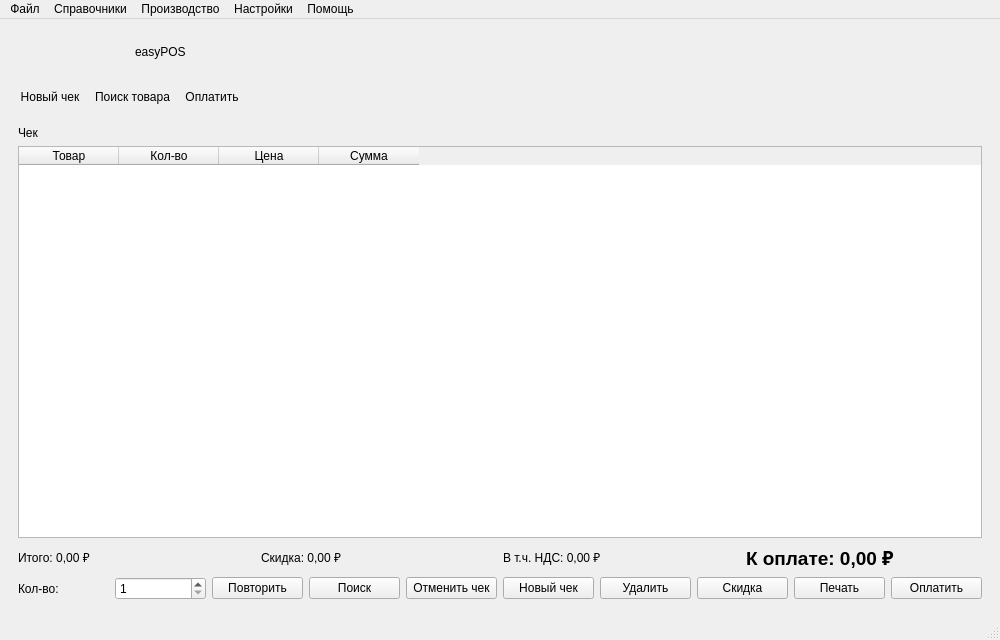
<?xml version="1.0" encoding="UTF-8"?>
<ui version="4.0">
 <class>MainWindow</class>
 <widget class="QMainWindow" name="MainWindow">
  <property name="geometry">
   <rect>
    <x>0</x>
    <y>0</y>
    <width>1000</width>
    <height>640</height>
   </rect>
  </property>
  <property name="windowTitle">
   <string>easyPOS - Касса</string>
  </property>
  <widget class="QWidget" name="centralwidget">
   <layout class="QVBoxLayout" name="centralLayout">
    <item>
     <layout class="QHBoxLayout" name="brandingBarLayout">
      <item>
       <widget class="QLabel" name="brandingLogoLabel">
        <property name="minimumSize">
         <size>
          <width>120</width>
          <height>48</height>
         </size>
        </property>
        <property name="maximumSize">
         <size>
          <width>200</width>
          <height>60</height>
         </size>
        </property>
        <property name="scaledContents">
         <bool>true</bool>
        </property>
        <property name="alignment">
         <set>Qt::AlignLeft|Qt::AlignVCenter</set>
        </property>
       </widget>
      </item>
      <item>
       <widget class="QLabel" name="brandingAppNameLabel">
        <property name="text">
         <string>easyPOS</string>
        </property>
        <property name="alignment">
         <set>Qt::AlignLeft|Qt::AlignVCenter</set>
        </property>
       </widget>
      </item>
      <item>
       <spacer name="brandingBarSpacer">
        <property name="orientation">
         <enum>Qt::Horizontal</enum>
        </property>
        <property name="sizeHint" stdset="0">
         <size>
          <width>40</width>
          <height>20</height>
         </size>
        </property>
       </spacer>
      </item>
     </layout>
    </item>
    <item>
     <widget class="QToolBar" name="mainToolBar">
      <property name="movable">
       <bool>true</bool>
      </property>
      <property name="windowTitle">
       <string>Панель инструментов</string>
      </property>
      <attribute name="toolBarArea">
       <enum>TopToolBarArea</enum>
      </attribute>
      <attribute name="toolBarBreak">
       <bool>false</bool>
      </attribute>
      <addaction name="actionNewCheck"/>
      <addaction name="actionFindGood"/>
      <addaction name="actionPay"/>
     </widget>
    </item>
    <item>
     <widget class="QWidget" name="centralPanel" native="true">
       <layout class="QVBoxLayout" name="rightLayout">
        <item>
         <layout class="QHBoxLayout" name="checkHeaderLayout">
          <item>
           <widget class="QLabel" name="checkLabel">
            <property name="text">
             <string>Чек</string>
            </property>
           </widget>
          </item>
          <item>
           <widget class="QLabel" name="checkNumberLabel">
            <property name="text">
             <string/>
            </property>
           </widget>
          </item>
          <item>
           <widget class="QLabel" name="itemsCountLabel">
            <property name="text">
             <string/>
            </property>
           </widget>
          </item>
         </layout>
        </item>
        <item>
         <widget class="QTableWidget" name="checkWidget">
          <property name="selectionBehavior">
           <enum>QAbstractItemView::SelectRows</enum>
          </property>
          <property name="selectionMode">
           <enum>QAbstractItemView::SingleSelection</enum>
          </property>
          <column>
           <property name="text">
            <string>Товар</string>
           </property>
          </column>
          <column>
           <property name="text">
            <string>Кол-во</string>
           </property>
          </column>
          <column>
           <property name="text">
            <string>Цена</string>
           </property>
          </column>
          <column>
           <property name="text">
            <string>Сумма</string>
           </property>
          </column>
         </widget>
        </item>
        <item>
         <layout class="QHBoxLayout" name="totalsLayout">
          <item>
           <widget class="QLabel" name="totalLabel">
            <property name="text">
             <string>Итого: 0,00 ₽</string>
            </property>
           </widget>
          </item>
          <item>
           <widget class="QLabel" name="discountLabel">
            <property name="text">
             <string>Скидка: 0,00 ₽</string>
            </property>
           </widget>
          </item>
          <item>
           <widget class="QLabel" name="vatTotalLabel">
            <property name="text">
             <string>В т.ч. НДС: 0,00 ₽</string>
            </property>
            <property name="toolTip">
             <string>Сумма НДС по позициям чека (из суммы с НДС)</string>
            </property>
           </widget>
          </item>
          <item>
           <widget class="QLabel" name="toPayLabel">
            <property name="text">
             <string>К оплате: 0,00 ₽</string>
            </property>
            <property name="font">
             <font>
              <pointsize>14</pointsize>
              <weight>75</weight>
              <bold>true</bold>
             </font>
            </property>
           </widget>
          </item>
         </layout>
        </item>
        <item>
         <layout class="QHBoxLayout" name="cartButtonsLayout">
          <item>
           <widget class="QLabel" name="qtyLabel">
            <property name="text">
             <string>Кол-во:</string>
            </property>
           </widget>
          </item>
          <item>
           <widget class="QSpinBox" name="qtySpinBox">
            <property name="minimum">
             <number>1</number>
            </property>
            <property name="maximum">
             <number>9999</number>
            </property>
            <property name="value">
             <number>1</number>
            </property>
           </widget>
          </item>
          <item>
           <widget class="QPushButton" name="repeatButton">
            <property name="text">
             <string>Повторить</string>
            </property>
            <property name="toolTip">
             <string>Добавить последнюю позицию снова (Ctrl+R)</string>
            </property>
          </widget>
          </item>
          <item>
           <widget class="QPushButton" name="findGoodButton">
            <property name="text">
             <string>Поиск</string>
            </property>
            <property name="toolTip">
             <string>Поиск товара (F3)</string>
            </property>
           </widget>
          </item>
          <item>
           <widget class="QPushButton" name="cancelCheckButton">
            <property name="text">
             <string>Отменить чек</string>
            </property>
           </widget>
          </item>
          <item>
           <widget class="QPushButton" name="newCheckButton">
            <property name="text">
             <string>Новый чек</string>
            </property>
           </widget>
          </item>
          <item>
           <widget class="QPushButton" name="removeFromCartButton">
            <property name="text">
             <string>Удалить</string>
            </property>
           </widget>
          </item>
          <item>
           <widget class="QPushButton" name="discountButton">
            <property name="text">
             <string>Скидка</string>
            </property>
           </widget>
          </item>
          <item>
           <widget class="QPushButton" name="printButton">
            <property name="text">
             <string>Печать</string>
            </property>
            <property name="toolTip">
             <string>Распечатать чек</string>
            </property>
          </widget>
          </item>
          <item>
           <widget class="QPushButton" name="payButton">
            <property name="text">
             <string>Оплатить</string>
            </property>
           </widget>
          </item>
         </layout>
        </item>
       </layout>
     </widget>
    </item>
   </layout>
  </widget>
  <widget class="QMenuBar" name="menubar">
   <property name="geometry">
    <rect>
     <x>0</x>
     <y>0</y>
     <width>1000</width>
     <height>22</height>
    </rect>
   </property>
   <widget class="QMenu" name="menu">
    <property name="title">
     <string>Файл</string>
    </property>
   <addaction name="actionCheckHistory"/>
   <addaction name="actionAlerts"/>
   <addaction name="actionSalesReport"/>
   <addaction name="actionShifts"/>
   <addaction name="actionSaveCheckToPdf"/>
   <addaction name="actionLogout"/>
   </widget>
   <widget class="QMenu" name="menu_2">
    <property name="title">
     <string>Справочники</string>
    </property>
    <addaction name="actionCategories"/>
    <addaction name="actionGoods"/>
    <addaction name="actionServices"/>
    <addaction name="actionVatRates"/>
    <addaction name="actionPromotions"/>
    <addaction name="actionPositions"/>
    <addaction name="actionEmployees"/>
    <addaction name="actionStockBalance"/>
   </widget>
   <widget class="QMenu" name="menuProduction">
    <property name="title">
     <string>Производство</string>
    </property>
    <addaction name="actionRecipes"/>
    <addaction name="actionProductionRun"/>
    <addaction name="actionProductionHistory"/>
   </widget>
   <widget class="QMenu" name="menu_3">
    <property name="title">
     <string>Настройки</string>
    </property>
    <addaction name="actionSettings"/>
    <addaction name="actionDbConnection"/>
    <addaction name="actionPrintAfterPay"/>
   </widget>
   <widget class="QMenu" name="menu_4">
    <property name="title">
     <string>Помощь</string>
    </property>
    <addaction name="actionAbout"/>
    <addaction name="actionShortcuts"/>
   </widget>
   <addaction name="menu"/>
   <addaction name="menu_2"/>
   <addaction name="menuProduction"/>
   <addaction name="menu_3"/>
   <addaction name="menu_4"/>
  </widget>
  <widget class="QStatusBar" name="statusbar"/>
  <action name="actionCategories">
   <property name="text">
    <string>Категории товаров</string>
   </property>
  </action>
  <action name="actionGoods">
   <property name="text">
    <string>Товары</string>
   </property>
  </action>
  <action name="actionServices">
   <property name="text">
    <string>Услуги</string>
   </property>
  </action>
  <action name="actionVatRates">
   <property name="text">
    <string>Ставки НДС</string>
   </property>
  </action>
  <action name="actionPromotions">
   <property name="text">
    <string>Маркетинговые акции</string>
   </property>
  </action>
  <action name="actionPositions">
   <property name="text">
    <string>Должности</string>
   </property>
  </action>
  <action name="actionEmployees">
   <property name="text">
    <string>Сотрудники</string>
   </property>
  </action>
  <action name="actionStockBalance">
   <property name="text">
    <string>Остатки на складе</string>
   </property>
  </action>
  <action name="actionRecipes">
   <property name="text">
    <string>Рецепты производства</string>
   </property>
  </action>
  <action name="actionProductionRun">
   <property name="text">
    <string>Провести производство</string>
   </property>
  </action>
  <action name="actionProductionHistory">
   <property name="text">
    <string>История производств</string>
   </property>
  </action>
  <action name="actionSaveCheckToPdf">
   <property name="text">
    <string>Сохранить чек в PDF</string>
   </property>
  </action>
  <action name="actionCheckHistory">
   <property name="text">
    <string>История чеков</string>
   </property>
  </action>
  <action name="actionAlerts">
   <property name="text">
    <string>Справочник событий</string>
   </property>
  </action>
  <action name="actionShifts">
   <property name="text">
    <string>Учёт смен</string>
   </property>
  </action>
  <action name="actionPrintAfterPay">
   <property name="checkable">
    <bool>true</bool>
   </property>
   <property name="checked">
    <bool>true</bool>
   </property>
   <property name="text">
    <string>Печатать чек после оплаты</string>
   </property>
  </action>
  <action name="actionSettings">
   <property name="text">
    <string>Параметры...</string>
   </property>
  </action>
  <action name="actionDbConnection">
   <property name="text">
    <string>Подключение к БД</string>
   </property>
  </action>
  <action name="actionAbout">
   <property name="text">
    <string>О программе</string>
   </property>
  </action>
  <action name="actionShortcuts">
   <property name="text">
    <string>Горячие клавиши</string>
   </property>
   <property name="shortcut">
    <string>F1</string>
   </property>
  </action>
  <action name="actionLogout">
   <property name="text">
    <string>Выход</string>
   </property>
   <property name="shortcut">
    <string>Ctrl+Q</string>
   </property>
  </action>
  <action name="actionSalesReport">
   <property name="text">
    <string>Отчёт по продажам</string>
   </property>
  </action>
  <action name="actionNewCheck">
   <property name="text">
    <string>Новый чек</string>
   </property>
   <property name="shortcut">
    <string>F2</string>
   </property>
  </action>
  <action name="actionFindGood">
   <property name="text">
    <string>Поиск товара</string>
   </property>
   <property name="shortcut">
    <string>F3</string>
   </property>
  </action>
  <action name="actionPay">
   <property name="text">
    <string>Оплатить</string>
   </property>
   <property name="shortcut">
    <string>F4</string>
   </property>
  </action>
 </widget>
 <resources/>
 <connections/>
</ui>
